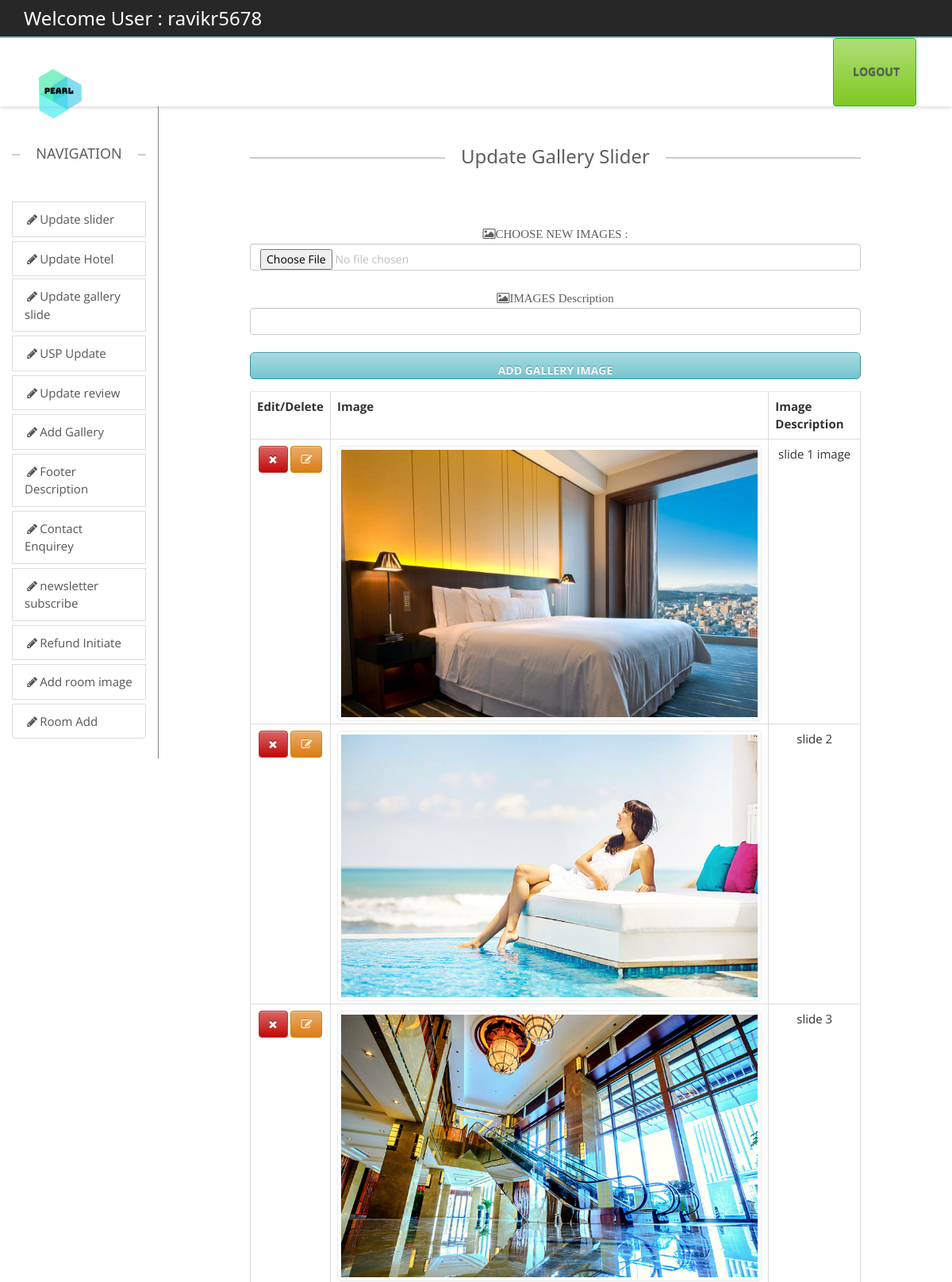
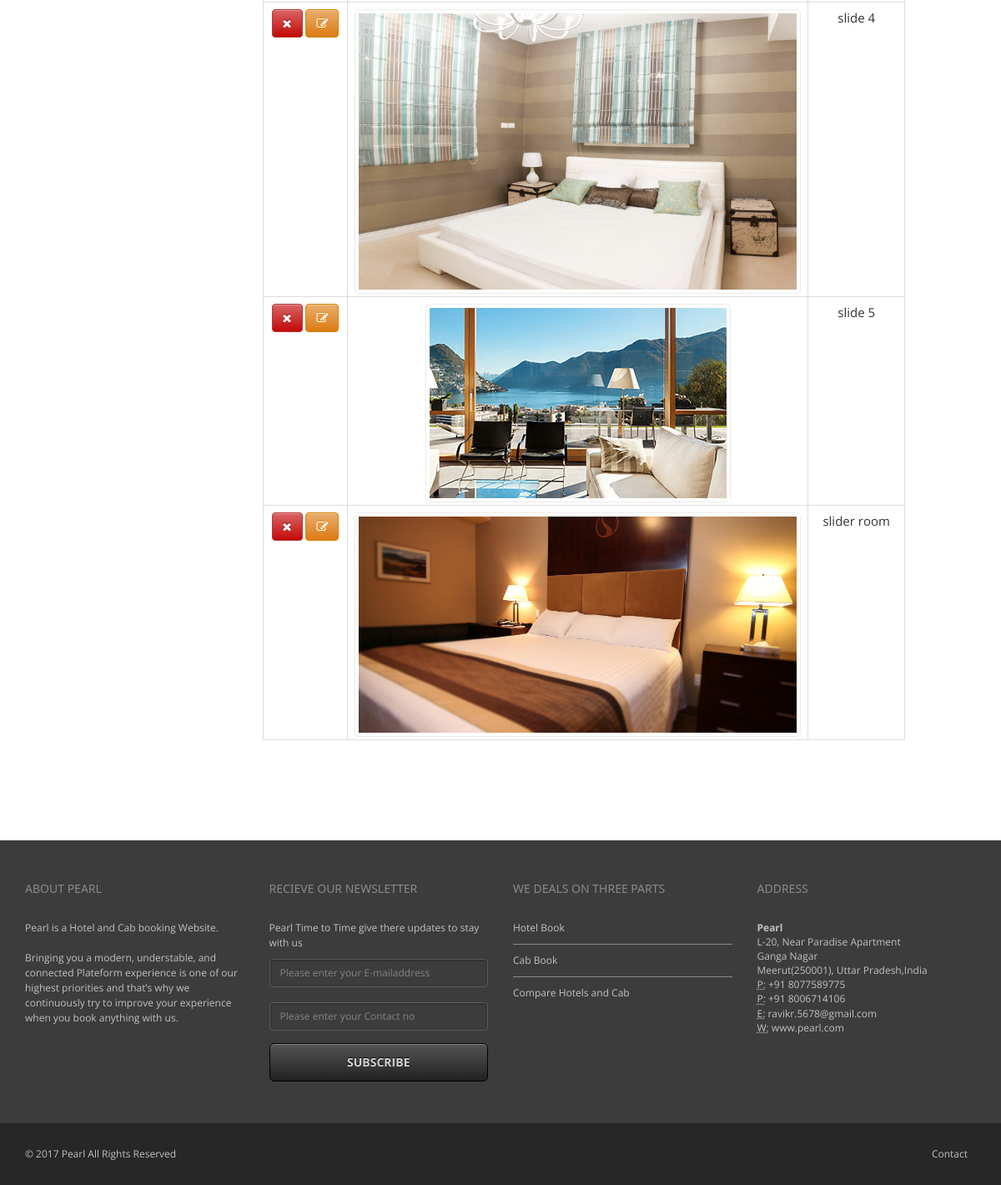
The page /backend/galleryslide.php (signed in) on the database its author committed (2 pictures, top to bottom).
### tables this page shows
CREATE TABLE `galleryslides` (
  `id` int(11) NOT NULL,
  `image` varchar(200) DEFAULT NULL,
  `description` varchar(200) DEFAULT NULL
);

### public_html/backend/galleryslide.php (the view, shortened to what this page needs)
<?php
include("headeradmin.php");
include("navigation.php");?>
        <div class="col-sm-1 ">
        </div>
		<div class="col-sm-8">
        <div class="containe-fluid text-center" >
             <h3 class="lined-heading mt50">
            <span>
            Update Gallery Slider
            </span>
        </h3>
        <form action="addslide.php" class="form-group" method="post" enctype="multipart/form-data" >
        <br />
        <label class="fa fa-photo">CHOOSE NEW IMAGES :</label>
        <input class="form-control" type="file" name="image"/><br />
        <label class="fa fa-photo">IMAGES Description</label>
        <input class="form-control" type="text" name="description"/><br />
        <input class="form-control btn btn-lg btn-primary" type="submit" value="Add gallery Image"/>
        </form>
        <table class="table table-hover table-stripped table-bordered">
           <tr>
         <th>Edit/Delete</th> <th>Image</th> <th>Image Description</th>
           </tr>
          <?php
		  include("connect.php");
             $res=mysqli_query($con,"select * from galleryslides")or die(mysqli_error($con));
		     while($row=mysqli_fetch_array($res)){
		  ?>
             <tr>
             <td>
             <a href="updategalleryslide.php?iddelete=<?php echo $row[0];?>" class="btn btn-danger"><span class="fa fa-remove"></span> </a>
             <a href="updategalleryslide.php?idedit=<?php echo $row[0];?>" class="btn btn-warning"><span class="fa fa-edit"></span> </a>
             </td>
             <td>
               <img src="../images/gallery/<?php echo $row[1];?>" class="img img-thumbnail" style="col-sm-2" />
             </td>
             <td>
             <?php echo $row[2];?>
             </td>
             </tr>
          <?php }?>
        </table>
		</div>
		</div>
        <div class="col-sm-1">
        </div>
	</div>
</div>
<?php include("footer.php");?>

### public_html/backend/css/theme.css (style rules this page uses)
body { overflow-x: hidden; }
html, html a { -webkit-font-smoothing: antialiased !important; }
h1, h2, h3, h4, h5, h6, .h1, .h2, .h3, .h4, .h5, .h6 { font-family: "Open Sans", "Helvetica Neue", Helvetica, Arial, sans-serif; font-weight: 600; line-height: 1.1; color: #5e5e5e; }
h3, .h3 { font-size: 18px; }
.lined-heading { position: relative; margin-top: 0; margin-bottom: 50px; text-align: center; display: block; }
h1.lined-heading:before, h2.lined-heading:before, h3.lined-heading:before, h4.lined-heading:before, h5.lined-heading:before, h6.lined-heading:before { position: absolute; top: 50%; z-index: 1; display: block; width: 100%; height: 1px; border-top: 2px solid #ccc; content: ""; }
h1.lined-heading span, h2.lined-heading span, h3.lined-heading span, h4.lined-heading span, h5.lined-heading span, h6.lined-heading span { position: relative; z-index: 1; padding: 0 20px; background: #fff; display: inline-block; }
body ,.ui-widget, .revolution-starhotel { font-family: "Open Sans", "Helvetica Neue", Helvetica, Arial, sans-serif !important; font-size: 13px; }
a { text-decoration: none; -webkit-transition: color 0.2s ease-in; -moz-transition: color 0.2s ease-in; -ms-transition: color 0.2s ease-in; -o-transition: color 0.2s ease-in; transition: color 0.2s ease-in; }
.mt50 { margin-top: 50px; }
label { color: #5e5e5e; }
.form-control { color: #bfbfbf; }
.btn { background: -moz-linear-gradient(top, rgba(255,255,255,0.38) 0%, rgba(255,255,255,0) 100%); background: -webkit-gradient(linear, left top, left bottom, color-stop(0%, rgba(255,255,255,0.38)), color-stop(100%, rgba(255,255,255,0))); background: -webkit-linear-gradient(top, rgba(255,255,255,0.38) 0%, rgba(255,255,255,0) 100%); background: -o-linear-gradient(top, rgba(255,255,255,0.38) 0%, rgba(255,255,255,0) 100%); background: -ms-linear-gradient(top, rgba(255,255,255,0.38) 0%, rgba(255,255,255,0) 100%); background: linear-gradient(to bottom, rgba(255,255,255,0.38) 0%, rgba(255,255,255,0) 100%); filter: progid:DXImageTransform.Microsoft.gradient( startColorstr='#61ffffff', endColorstr='#00ffffff', GradientType=0 ); color: #ffffff; -webkit-box-shadow: inset 0 1px 0 0 rgba(255,255,255,0.3); box-shadow: inset 0 1px 0 0 rgba(255,255,255,0.3); -webkit-transition: all 0.1s ease-in; -moz-transition: all 0.1s ease-in; -ms-transition: all 0.1s ease-in; -o-transition: all 0.1s ease-in; transition: all 0.1s ease-in; text-transform: uppercase; font-weight: bold; }
.btn-lg { padding: 13px 18px; font-size: 14px; }
.btn-warning { background-color: #dc7b13; border-color: #d48405; text-shadow: 0 -1px 0 #d29128; }
.btn-danger { background-color: #c20808; border-color: #ba3535; text-shadow: 0 -1px 0 #760202; }
.img-thumbnail { border: 1px solid #ebebeb; -webkit-border-radius: 5px 5px 5px 5px; border-radius: 5px 5px 5px 5px; }
.table > thead > tr > th, .table > tbody > tr > th, .table > tfoot > tr > th, .table > thead > tr > td, .table > tbody > tr > td, .table > tfoot > tr > td { border-top: 1px solid #ebebeb; }

### public_html/backend/css/w3.css (style rules this page uses)
button,hr,input { overflow:visible }
html { box-sizing:border-box;-ms-text-size-adjust:100%;-webkit-text-size-adjust:100%;overflow-x:hidden }
*,:after,:before { box-sizing:inherit }
body { margin:0 }
a { background-color:transparent;-webkit-text-decoration-skip:objects;color:inherit }
img { border-style:none;margin-bottom:-5px }
button,input,select,textarea { font:inherit;margin:0 }
[type=reset],[type=submit],button,html [type=button] { -webkit-appearance:button }
body,html { font-family:Verdana,sans-serif;font-size:15px;line-height:1.5 }
h3 { font-size:24px }
h1,h2,h3,h4,h5,h6 { font-family:"Segoe UI",Arial,sans-serif;font-weight:400;margin:10px 0 }

### public_html/backend/css/colors/turquoise.css (style rules this page uses)
a { color: #75c5cf; }
.btn-primary { background-color: #75c5cf; border-color: #35929e; text-shadow: 0 -1px 0 #50878e; }

### rows shown on the page
galleryslides: image (picture), description "slide 1 image"
galleryslides: image (picture), description "slide 2"
galleryslides: image (picture), description "slide 3"
galleryslides: image (picture), description "slide 4"
galleryslides: image (picture), description "slide 5"
galleryslides: image (picture), description "slider room"

### other values the page prints
$_SESSION['login_user'] "ravikr5678"
